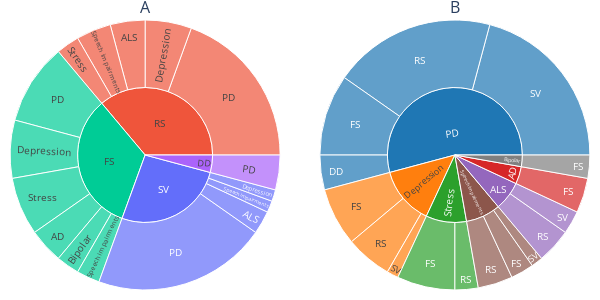

Here is the notebook cell this chart was saved with:
### Markdown cell above
# Subplots

For submission, figures are required to readily contain subplots &rarr; generate figures with subplots here.

### Code cell
# Left: sunburst plot with disorder outside and speech tasks inside
# Right: sunburst plot with speech tasks outside and disorder inside

two_level_sunburst(all_df, 'Tasks', subplots=True, swap_levels=False, color_map=color_map)

### Figure 1 — Plotly figure (JSON) as saved in the notebook; plotly's stock layout.template omitted (floating-point values rounded to 4 significant figures)
{"data": [{"branchvalues": "total", "customdata": [["SV"], ["RS"], ["FS"], ["FS"], ["RS"], ["SV"], ["RS"], ["FS"], ["RS"], ["FS"], ["SV"], ["RS"], ["DD"], ["SV"], ["FS"], ["FS"], ["DD"], ["FS"], ["RS"], ["SV"]], "domain": {"x": [0, 0.475], "y": [0, 1]}, "hovertemplate": "labels=%{label}<br>count=%{value}<br>parent=%{parent}<br>id=%{id}<br>Tasks=%{customdata[0]}<extra></extra>", "ids": ["SV/     PD     ", "RS/     PD     ", "FS/AD", "FS/Bipolar", "RS/Depression", "SV/Speech impairments", "RS/Stress", "FS/     PD     ", "RS/ALS", "FS/Depression", "SV/Depression", "RS/Speech impairments", "DD/     PD     ", "SV/ALS", "FS/Speech impairments", "FS/Stress", "DD", "FS", "RS", "SV"], "labels": ["     PD     ", "     PD     ", "AD", "Bipolar", "Depression", "Speech impairments", "Stress", "     PD     ", "ALS", "Depression", "Depression", "Speech impairments", "     PD     ", "ALS", "Speech impairments", "Stress", "DD", "FS", "RS", "SV"], "marker": {"colors": ["#636efa", "#EF553B", "#00cc96", "#00cc96", "#EF553B", "#636efa", "#EF553B", "#00cc96", "#EF553B", "#00cc96", "#636efa", "#EF553B", "#ab63fa", "#636efa", "#00cc96", "#00cc96", "#ab63fa", "#00cc96", "#EF553B", "#636efa"]}, "name": "", "parents": ["SV", "RS", "FS", "FS", "RS", "SV", "RS", "FS", "RS", "FS", "SV", "RS", "DD", "SV", "FS", "FS", "", "", "", ""], "type": "sunburst", "values": [15, 14, 3, 2, 4, 1, 2, 7, 3, 5, 1, 3, 3, 2, 2, 5, 3, 24, 26, 19]}, {"branchvalues": "total", "customdata": [["     PD     "], ["     PD     "], ["AD"], ["Bipolar"], ["Depression"], ["Speech impairments"], ["Stress"], ["Speech impairments"], ["Depression"], ["Speech impairments"], ["Stress"], ["     PD     "], ["ALS"], ["Depression"], ["     PD     "], ["ALS"], ["     PD     "], ["AD"], ["ALS"], ["Bipolar"], ["Depression"], ["Speech impairments"], ["Stress"]], "domain": {"x": [0.525, 1], "y": [0, 1]}, "hovertemplate": "labels=%{label}<br>count=%{value}<br>parent=%{parent}<br>id=%{id}<br>disease=%{customdata[0]}<extra></extra>", "ids": ["     PD     /DD", "     PD     /FS", "AD/FS", "Bipolar/FS", "Depression/RS", "Speech impairments/RS", "Stress/RS", "Speech impairments/SV", "Depression/FS", "Speech impairments/FS", "Stress/FS", "     PD     /SV", "ALS/SV", "Depression/SV", "     PD     /RS", "ALS/RS", "     PD     ", "AD", "ALS", "Bipolar", "Depression", "Speech impairments", "Stress"], "labels": ["DD", "FS", "FS", "FS", "RS", "RS", "RS", "SV", "FS", "FS", "FS", "SV", "SV", "SV", "RS", "RS", "     PD     ", "AD", "ALS", "Bipolar", "Depression", "Speech impairments", "Stress"], "marker": {"colors": ["#1f77b4", "#1f77b4", "#d62728", "#7f7f7f", "#ff7f0e", "#8c564b", "#2ca02c", "#8c564b", "#ff7f0e", "#8c564b", "#2ca02c", "#1f77b4", "#9467bd", "#ff7f0e", "#1f77b4", "#9467bd", "#1f77b4", "#d62728", "#9467bd", "#7f7f7f", "#ff7f0e", "#8c564b", "#2ca02c"]}, "name": "", "parents": ["     PD     ", "     PD     ", "AD", "Bipolar", "Depression", "Speech impairments", "Stress", "Speech impairments", "Depression", "Speech impairments", "Stress", "     PD     ", "ALS", "Depression", "     PD     ", "ALS", "", "", "", "", "", "", ""], "type": "sunburst", "values": [3, 7, 3, 2, 4, 3, 2, 1, 5, 2, 5, 15, 2, 1, 14, 3, 39, 3, 5, 2, 10, 6, 7]}], "layout": {"annotations": [{"font": {"size": 16}, "showarrow": false, "text": "A", "x": 0.2375, "xanchor": "center", "xref": "paper", "y": 1, "yanchor": "bottom", "yref": "paper"}, {"font": {"size": 16}, "showarrow": false, "text": "B", "x": 0.7625, "xanchor": "center", "xref": "paper", "y": 1, "yanchor": "bottom", "yref": "paper"}], "font": {"size": 10}, "height": 300, "margin": {"b": 10, "l": 5, "r": 5, "t": 20}, "width": 600}}
